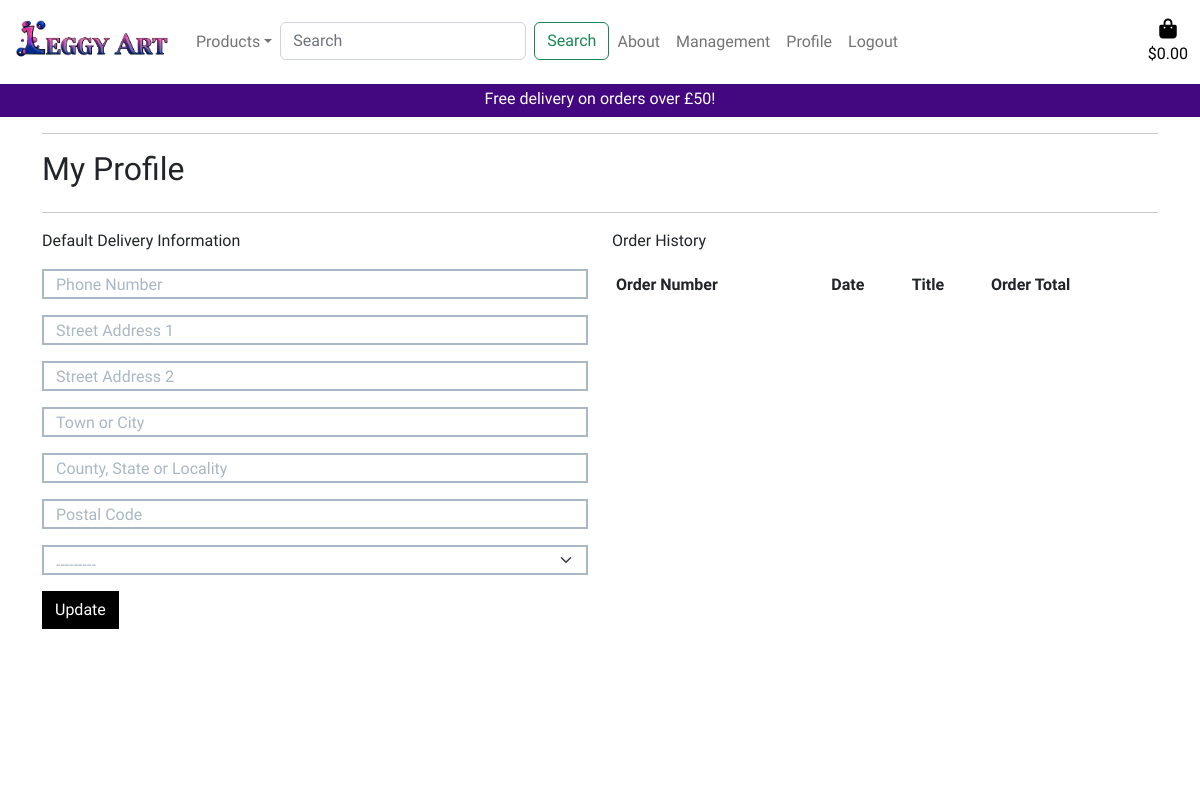
The page /accounts/profile/ (signed in) on the database as committed earlier.
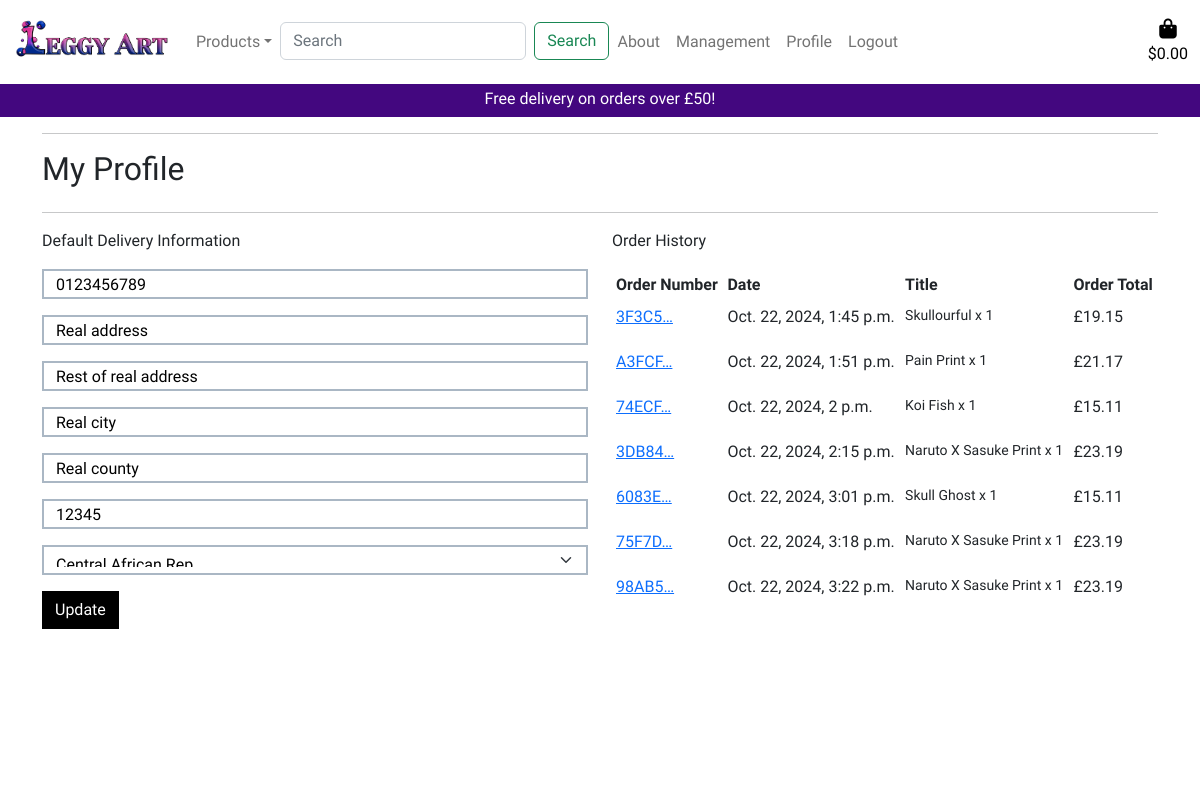
The same page on the database as committed later.
### profiles/models.py (models this page shows, shortened)
class UserProfile(models.Model):
    user = models.OneToOneField(User, on_delete=models.CASCADE)
    default_phone_number = models.CharField(max_length=20, null=True, blank=True)
    default_street_address1 = models.CharField(max_length=80, null=True, blank=True)
    default_street_address2 = models.CharField(max_length=80, null=True, blank=True)
    default_town_or_city = models.CharField(max_length=40, null=True, blank=True)
    default_county = models.CharField(max_length=80, null=True, blank=True)
    default_postcode = models.CharField(max_length=20, null=True, blank=True)
    default_country = CountryField(blank_label='Country', null=True, blank=True)

### checkout/models.py (models this page shows, shortened)
class Order(models.Model):
    order_number = models.CharField(max_length=32, null=False, editable=False)
    user_profile = models.ForeignKey(UserProfile, on_delete=models.SET_NULL, null=True, blank=True, related_name='orders')
    full_name = models.CharField(max_length=50, null=False, blank=False)
    email = models.EmailField(max_length=254, null=False, blank=False)
    phone_number = models.CharField(max_length=20, null=False, blank=False)
    country = CountryField(blank_label='Country *', null=False, blank=False)
    postcode = models.CharField(max_length=20, null=True, blank=True)
    town_or_city = models.CharField(max_length=40, null=False, blank=False)
    street_address1 = models.CharField(max_length=80, null=False, blank=False)
    street_address2 = models.CharField(max_length=80, null=True, blank=True)
    county = models.CharField(max_length=80, null=True, blank=True)
    date = models.DateTimeField(auto_now_add=True)
    delivery_cost = models.DecimalField(max_digits=6, decimal_places=2, null=False, default=0)
    order_total = models.DecimalField(max_digits=10, decimal_places=2, null=False, default=0)
    grand_total = models.DecimalField(max_digits=10, decimal_places=2, null=False, default=0)
    original_basket = models.TextField(null=False, blank=False, default='')
    stripe_pid = models.CharField(max_length=254, null=False, blank=False, default='')

class OrderLineItem(models.Model):
    order = models.ForeignKey(Order, null=False, blank=False, on_delete=models.CASCADE, related_name='lineitems')
    product = models.ForeignKey(Print, null=False, blank=False, on_delete=models.CASCADE)
    quantity = models.IntegerField(null=False, blank=False, default=0)
    lineitem_total = models.DecimalField(max_digits=6, decimal_places=2, null=False, blank=False, editable=False)

### products/models.py (models this page shows, shortened)
class Print(models.Model):
    ORIENTATION_CHOICES = [
        ('L', 'Landscape'),
        ('P', 'Portrait'),
        ('S', 'Square'),
    ]
    category = models.ForeignKey('Category', null=True, blank=True, on_delete=models.SET_NULL)
    sku = models.CharField(max_length=254, null=True, blank=True)
    name = models.CharField(max_length=254)
    description = models.TextField()
    price = models.DecimalField(max_digits=6, decimal_places=2)
    orientation = models.CharField(max_length=1, choices=ORIENTATION_CHOICES, default='S')
    rating = models.DecimalField(max_digits=6, decimal_places=2, null=True, blank=True)
    image_1_path = models.CharField(max_length=1024, default='No Image')
    image_1 = models.ImageField(default='No Image')
    image_2_path = models.CharField(max_length=1024, default='No Image')
    image_2 = models.ImageField(default='No Image')

### profiles/views.py (the view)
# urls.py: path('accounts/profile/', include('profiles.urls')),
@login_required
def profile(request):
    profile = get_object_or_404(UserProfile, user=request.user)
    if request.method == 'POST':
        form = UserProfileForm(request.POST, instance=profile)
        if form.is_valid:
            form.save()
            messages.succes(request, 'Profile update complete')
        else:
            messages.error(request, 'Update failed. Please ensure the form is valid')
    else:
        form = UserProfileForm(instance=profile)
    orders = profile.orders.all()
    template = 'profiles/profile.html'
    context = {
        'form': form,
        'orders': orders,
        'on_profile_page': True,
    }
    return render(request, template, context)

### profiles/forms.py
class UserProfileForm(forms.ModelForm):
    class Meta:
        model = UserProfile
        exclude = ('user',)
    def __init__(self, *args, **kwargs):
        super().__init__(*args, **kwargs)
        placeholders = {
            'default_phone_number': 'Phone Number',
            'default_postcode': 'Postal Code',
            'default_town_or_city': 'Town or City',
            'default_street_address1': 'Street Address 1',
            'default_street_address2': 'Street Address 2',
            'default_county': 'County, State or Locality',
        }
        self.fields['default_phone_number'].widget.attrs['autofocus'] = True
        for field in self.fields:
            if field != 'default_country':
                if self.fields[field].required:
                    placeholder = f'{placeholders[field]} *'
                else:
                    placeholder = placeholders[field]
                self.fields[field].widget.attrs['placeholder'] = placeholder
            self.fields[field].widget.attrs['class'] = 'border-black rounded-0 profile-form-input'
            self.fields[field].label = False

### basket/contexts.py (called while the page is built, shortened)
def basket_contents(request):
    basket_items = []
    total = 0
    basket = request.session.get('basket', {})
    product_count = len(basket_items)
    if total < settings.FREE_DELIVERY_THRESHOLD and total != 0:
        delivery = Decimal(settings.BASELINE_DELIVERY_FEE + (total * settings.EXTRA_DELIVERY_PERCENTAGE) / 100)
        free_delivery_delta = settings.FREE_DELIVERY_THRESHOLD - total
    else:
        delivery = 0
        free_delivery_delta = 0
    grand_total = delivery + total
    context = {
        'basket_items': basket_items,
        'product_count': product_count,
        'total': total,
        'delivery': delivery,
        'free_delivery_delta': free_delivery_delta,
        'free_delivery_threshold': settings.FREE_DELIVERY_THRESHOLD,
        'grand_total': grand_total,
    }
    return context

### profiles/templates/profiles/profile.html (shortened to what this page needs)
{% extends "base.html" %}
{% load static %}
{% block extra_css %}
    <link rel="stylesheet" href="{% static 'profiles/css/profile.css' %}">
{% endblock %}
{% block content %}
    <div class="overlay"></div>
    <div class="container">
        <div class="row">
            <div class="col">
                <hr>
                <h2 class="logo-font mb-4">My Profile</h2>
                <hr>
            </div>
        </div>
        <div class="row">
            <div class="col">
                <p>Default Delivery Information</p>
                <form class="mt-3" action="{% url 'profile' %}" method="POST" id="profile-update-form">
                    {{ form|crispy }}
                    <button class="btn btn-black rounded-0 text-uppercase-float-right">Update</button>
                </form>
            </div>
            <div class="col-12 col-lg-6">
                <p>Order History</p>
                <div class="order-history table-responsive">
                    <table class="table table-sm table-borderless">
                        <thead>
                            <tr>
                                <th>Order Number</th>
                                <th>Date</th>
                                <th>Title</th>
                                <th>Order Total</th>
                            </tr>
                            <tbody>
                                {% for order in orders %}
                                    <tr>
                                        <td>
                                            <a href="{% url 'order_history' order.order_number %}"
                                            title="{{ order.order_number }}">
                                                {{ order.order_number|truncatechars:6 }}
                                            </a>
                                        </td>
                                        <td>{{ order.date }}</td>
                                        <td>
                                            <ul class="list-unstyled">
                                                {% for item in order.lineitems.all %}
                                                    <li class="small">
                                                        {{ item.product.name }} x {{ item.quantity }}
                                                    </li>
                                                {% endfor %}
                                            </ul>
                                        </td>
                                        <td>£{{ order.grand_total }}</td>
                                    </tr>
                                {% endfor %}
                            </tbody>
                        </thead>
                    </table>
                </div>
            </div>
        </div>
    </div>
{% endblock %}

### templates/base.html (shortened to what this page needs)
{% load static %}
<!doctype html>
<html lang="en">
    <head>
        {% block core_css %}
            <link rel="stylesheet" href="https://cdn.jsdelivr.net/npm/bootstrap@5.2.3/dist/css/bootstrap.min.css">
            <link rel="stylesheet" href="{% static 'css/base.css' %}">
        {% endblock %}
        {% block extra_css %}
        {% endblock %}
    </head>
    <body>
        <header>
            <nav class="navbar navbar-expand-md white-bg">
                <div class="container-fluid">
                    <a class="navbar-brand" href="{% url 'home' %}"><img id="logo" src="/media/leggy_art_logo.png" alt="Leggy Art"></a>
                    <div class="collapse navbar-collapse" id="collapse-nav">
                        <ul class="navbar-nav me-auto mb-2 mb-lg-0">
                            <li class="nav-item dropdown">
                                <a href="#" class="nav-link dropdown-toggle" role="button" data-bs-toggle="dropdown" aria-expanded="false">Products</a>
                            </li>
                            <li class="nav-item">
                                <form class="d-flex" method="GET" action="{% url 'products' %}" role="search" id="search-form">
                                    <input class="form-control me-2" type="search" placeholder="Search" aria-label="Search" name="q">
                                    <button class="btn btn-outline-success" type="submit">Search</button>
                                </form>
                            </li>
                            <li class="nav-item ">
                                <a href="s" class="nav-link">About</a>
                            </li>
                            {% if request.user.is_authenticated %}
                                {% if request.user.is_superuser %}
                                    <li class="nav-item">
                                        <a href="{% url 'add_product' %}" class="nav-link">Management</a>
                                    </li>
                                {% endif %}
                                <li class="nav-item">
                                    <a href="{% url 'profile' %}" class="nav-link">Profile</a>
                                </li>
                                <li class="nav-item">
                                    <a href="{% url 'account_logout' %}" class="nav-link">Logout</a>
                                </li>
                            {% endif %}
                        </ul>
                        <div class="nav-item text-center">
                            <a href="{% url 'view_basket' %}" class="nav-link {% if grand_total %}text-info font-weight-bold{% else %}text-black{% endif %}">
                                <i class="fas fa-shopping-bag fa-lg"></i>
                                <p class="my-0">
                                    {% if grand_total %}
                                        ${{ grand_total|floatformat:2 }}
                                    {% else %}
                                        $0.00
                                    {% endif %}
                                </p>
                            </a>
                        </div>
                    </div>
                </div>
            </nav>
            <div id="delivery-banner"  class="col text-white text-center">
                <h6>Free delivery on orders over £{{ free_delivery_threshold }}!</h6>
            </div>
        </header>
        {% block content %}
        {% endblock %}
    </body>
</html>

### static/css/base.css (style rules this page uses)
html { width: 100%; height: 100%; overflow-y: visible; overflow-x: hidden; }
#logo { width: 8em; }
#delivery-banner { width: auto; padding: 5px 0 1px 0; background-color:rgb(67, 7, 127); }
body { background: url('/media/hero_img_sm.png') no-repeat 0px 104px; background-size: contain; font-family: "Yeseva One", serif; font-style: normal; }
.white-bg { background-color: #ffffff; }
.text-black { color: #000 !important; }
.overlay { height: 100%; width: 100%; background: #ffffff; top: 0; left: 0; position: fixed; z-index: -1; }
.btn-black { background: black; color: white; }
@media (min-width: 576px) { body { background: url('/media/hero_img_sm.png') no-repeat 0px 104px; background-size: contain; font-family: "Yeseva One", serif; font-style: normal; overflow: auto; } }
@media (min-width: 768px) { body { background: url('/media/hero_img_md.png') no-repeat 0px 50px; background-size: contain; font-family: "Yeseva One", serif; font-style: normal; overflow: auto; } }
@media (min-width: 992px) { body { background: url('/media/hero_img_md.png') no-repeat 0px 50px; background-size: contain; font-family: "Yeseva One", serif; font-style: normal; overflow: auto; } }

### profiles/static/profiles/css/profile.css (style rules this page uses)
#profile-update-form .form-control { color: #000; }
#profile-update-form input::placeholder { color: #aab7c4; }
#id_default_country, #id_default_country option:not(:first-child) { color: #000; }
.profile-form-input { width: 100%; border: 2px solid #aab7c4; margin: 6px 0 6px; height: 30px; }
.order-history { height: 371.33px; overflow: auto; }

Rows that differ between the two databases and show on the page:
changed UserProfile: default_phone_number (not shown) → "0123456789"; default_street_address1 (not shown) → "Real address"; default_street_address2 (not shown) → "Rest of real address"; default_town_or_city (not shown) → "Real city"; default_county (not shown) → "Real county"; default_postcode (not shown) → "12345"; default_country "---------" → "Central African Rep."
added Order: order_number "3F3C5…", date "Oct. 22, 2024, 1:45 p.m.", grand_total "19.15"
added OrderLineItem: product.name "Skullourful", quantity "1", shown under "3F3C5…"
added Order: order_number "A3FCF…", date "Oct. 22, 2024, 1:51 p.m.", grand_total "21.17"
added OrderLineItem: product.name "Pain Print", quantity "1", shown under "A3FCF…"
added Order: order_number "74ECF…", date "Oct. 22, 2024, 2 p.m.", grand_total "15.11"
added OrderLineItem: product.name "Koi Fish", quantity "1", shown under "74ECF…"
added Order: order_number "3DB84…", date "Oct. 22, 2024, 2:15 p.m.", grand_total "23.19"
added OrderLineItem: product.name "Naruto X Sasuke Print", quantity "1", shown under "3DB84…"
added Order: order_number "6083E…", date "Oct. 22, 2024, 3:01 p.m.", grand_total "15.11"
added OrderLineItem: product.name "Skull Ghost", quantity "1", shown under "6083E…"
added Order: order_number "75F7D…", date "Oct. 22, 2024, 3:18 p.m.", grand_total "23.19"
added OrderLineItem: product.name "Naruto X Sasuke Print", quantity "1", shown under "75F7D…"
added Order: order_number "98AB5…", date "Oct. 22, 2024, 3:22 p.m.", grand_total "23.19"
added OrderLineItem: product.name "Naruto X Sasuke Print", quantity "1", shown under "98AB5…"
